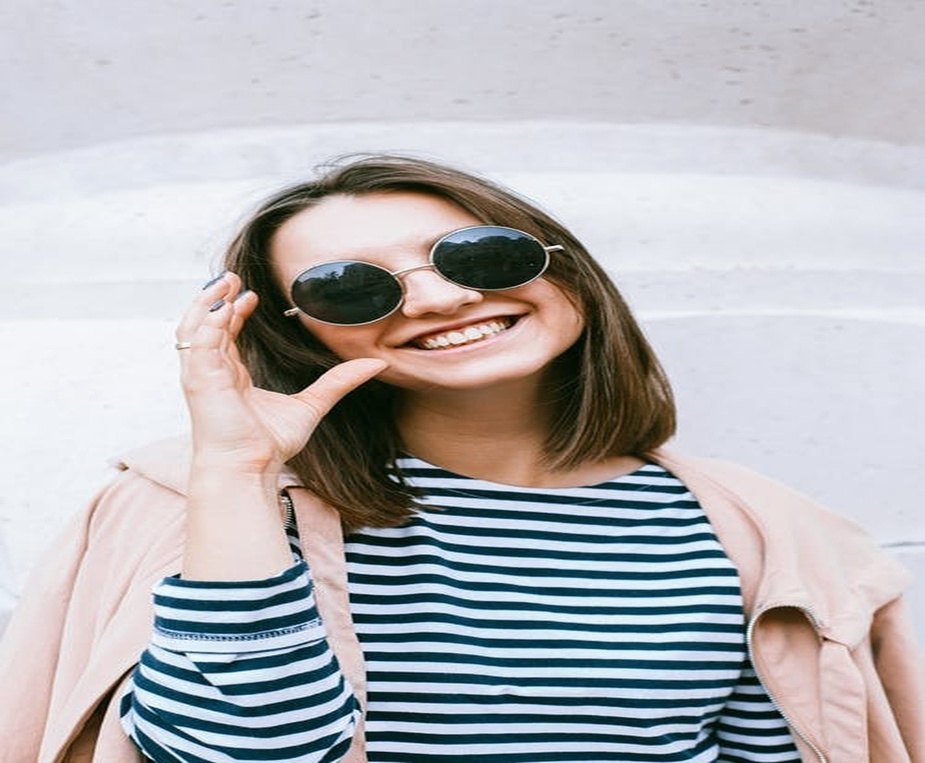
#> input picture images/1.jpeg, 925 x 763 px, shrunk from 1152 x 951 before the run, given in place of the camera
$ python Filter_Color.py
#> lines starting #> are read from the running program, lines starting #| are printed output that depends on the picture; after the words box and inside, x2 and y2 are one past the last pixel; in counts of white or black regions, pixels touching at a corner belong together
"""
    Filter color

    Color segmentation or color filtering is widely used in OpenCV for identifying
    specific object/regions having a specific color. The most widely used color
    space is RGB color space, it is called an additive color space as the three color
    shades add up to give color to the image. To identify a region of a specific color,
    put the threshold and create a mask to separate the different colors. HSV color
    space is much more useful fi=or this purpose as the colors in HSV space are much
    more localized thus can be easily separated. Color Filtering has many
    applications and uses cases such as Cryptography, infrared analysis, food
    preservation of perishable foods, etc. In such cases, the concepts of image
    processing can be used to find out or extract out region of a particular color.
    For color segmentation, all we need is the threshold values or the knowledge of
    the lower bound and upper bound range of color in one of the color space. It
    works best in the Hue-Saturation-Value color space.
    After specifying the range of color to be segmented, it is needed to create a mask
    accordingly and by using it, a particular region of interest can be separated out.
"""

import cv2
import numpy as np

cap = cv2.VideoCapture(0)

while(1):
    _, frame = cap.read()
#> frame is the input picture: shape (763, 925, 3); mean B, G, R 183.8, 180, 180.6
    # it convert the BGR color space of image to HSV color space
    hsv = cv2.cvtColor(frame, cv2.COLOR_BGR2HSV)
#> hsv: shape (763, 925, 3); mean H, S, V 89.5, 52.7, 194.2

    # threshold of blur in shv space
    lower_blue = np.array([60, 35, 140])
    upper_blue = np.array([180, 255, 255])

    # preparing the mask to overlay
    mask = cv2.inRange(hsv, lower_blue, upper_blue)
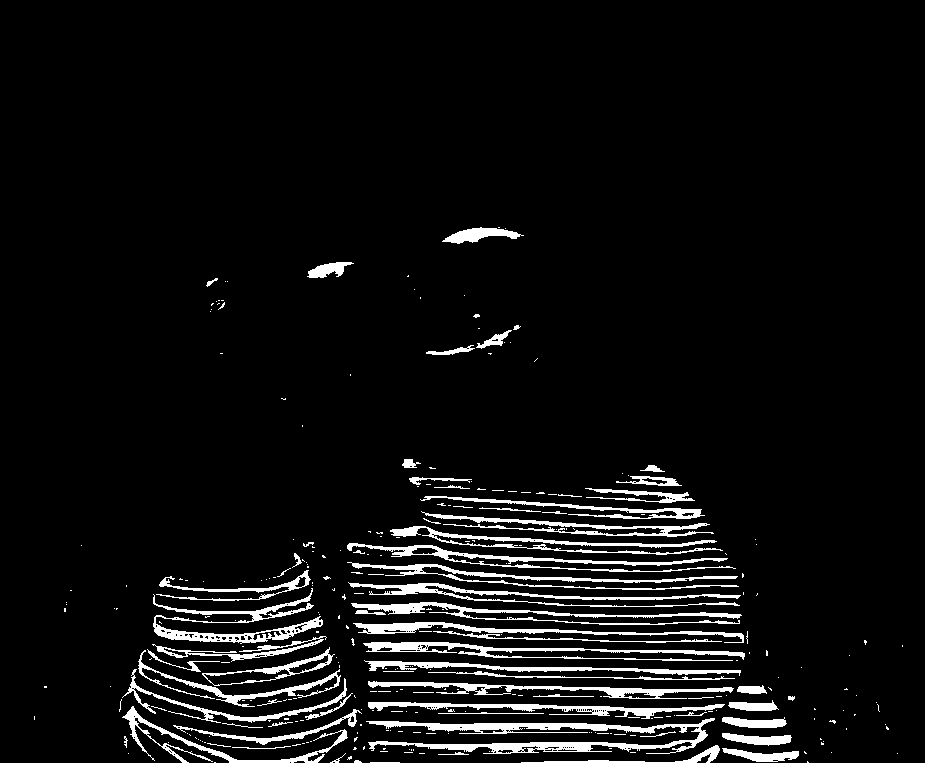
#> mask: shape (763, 925); 6.2% white; 304 white regions (234 under 20 px), largest, box (x1, y1, x2, y2) and area: (366, 718, 715, 754) 4116, (153, 588, 323, 644) 2277, (363, 642, 745, 661) 2054

    # the black region in the mask has the value of 6
    # so when multiplied with original image removes all ni=on-blue regions
    result = cv2.bitwise_and(frame, frame, mask = mask)
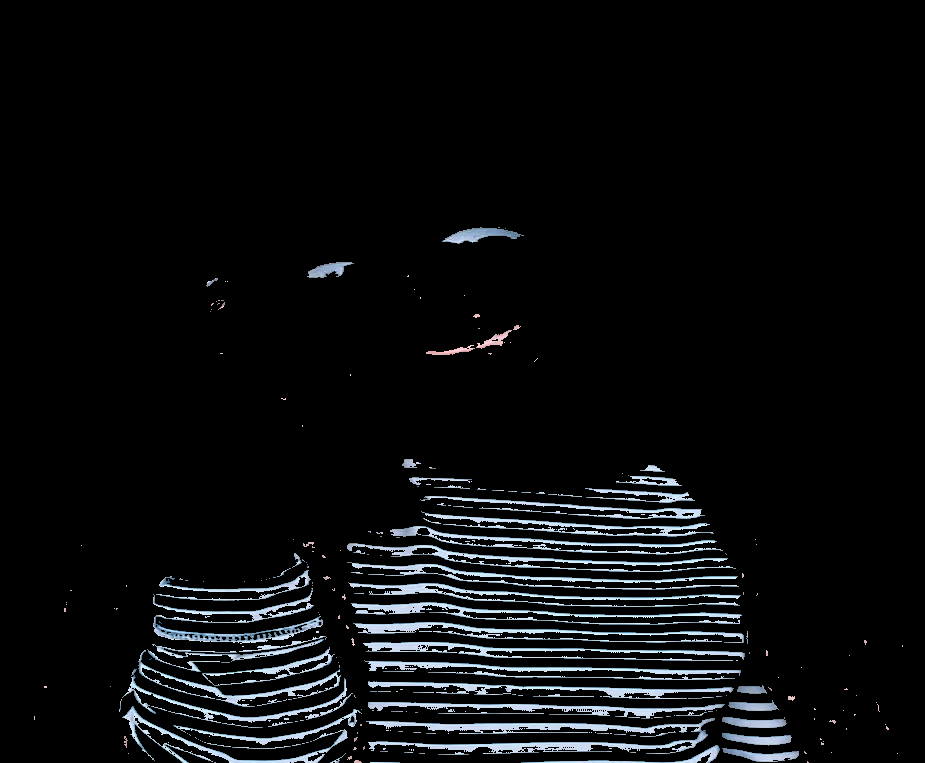
#> result: shape (763, 925, 3); mean B, G, R 13.8, 12.5, 11.2

    cv2.imshow("frame", frame)
    cv2.imshow("mask", mask)
    cv2.imshow("result", result)

    cv2.waitKey(0)

cv2.destroyAllWindows()
cap.release()

$ run again, on images/2.jpeg
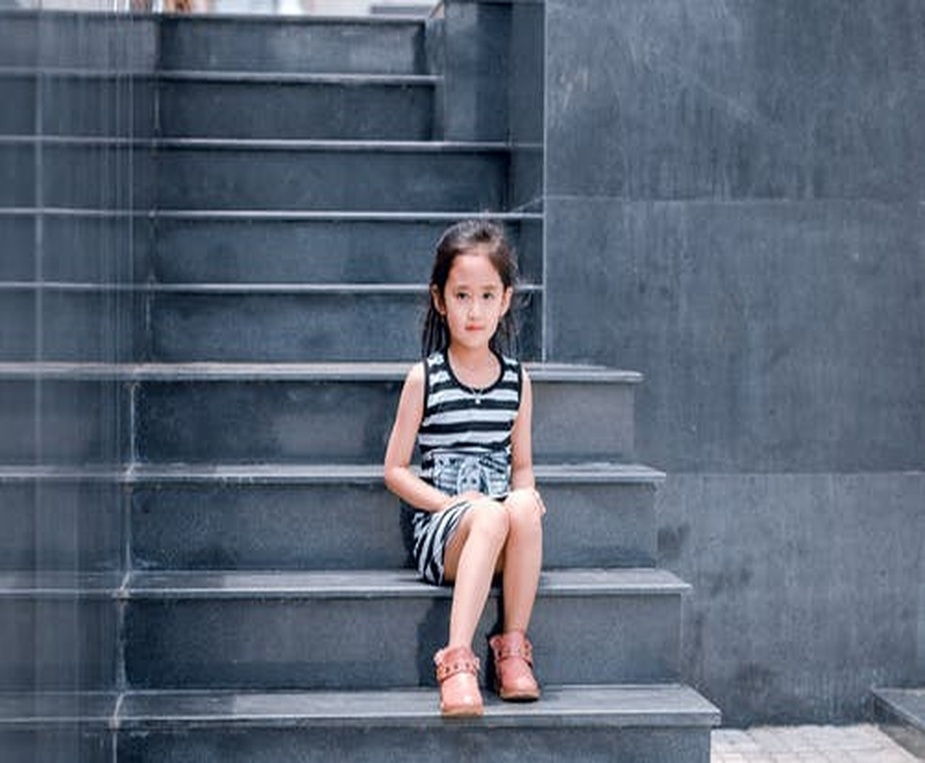
#> input picture images/2.jpeg, 925 x 763 px, shrunk from 1152 x 951 before the run, given in place of the camera
#> frame is the input picture: shape (763, 925, 3); mean B, G, R 116.7, 100.4, 89.8
#> hsv: shape (763, 925, 3); mean H, S, V 104.4, 73.9, 118.8
#> `mask = cv2.inRange(hsv, lower_blue, upper_blue)`:
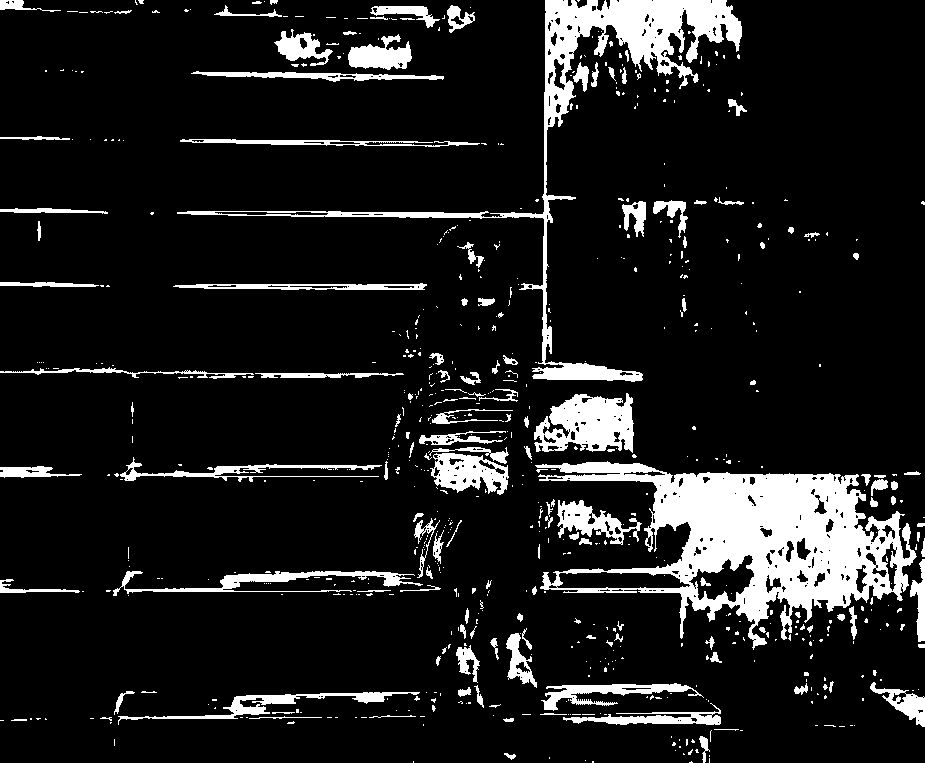
#> mask: shape (763, 925); 11.5% white; 691 white regions (550 under 20 px), largest, box (x1, y1, x2, y2) and area: (535, 461, 917, 650) 28481, (177, 0, 742, 382) 14101, (534, 393, 634, 453) 4007
#> `result = cv2.bitwise_and(frame, frame, mask = mask)`:
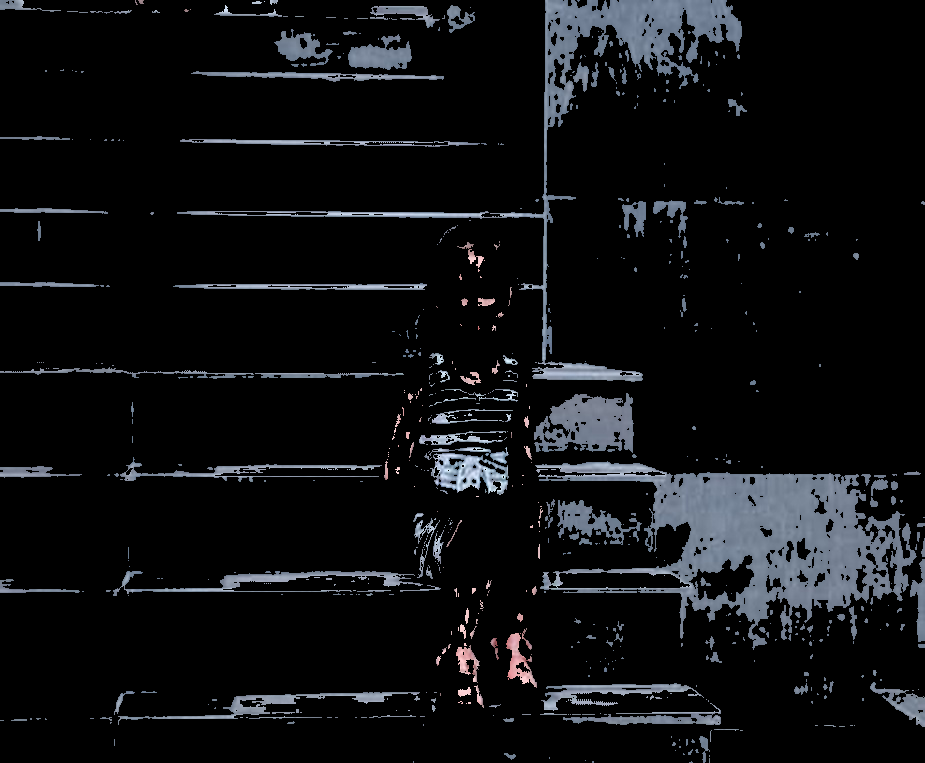
#> result: shape (763, 925, 3); mean B, G, R 18, 15.9, 14.7

$ run again, on images/3.jpeg
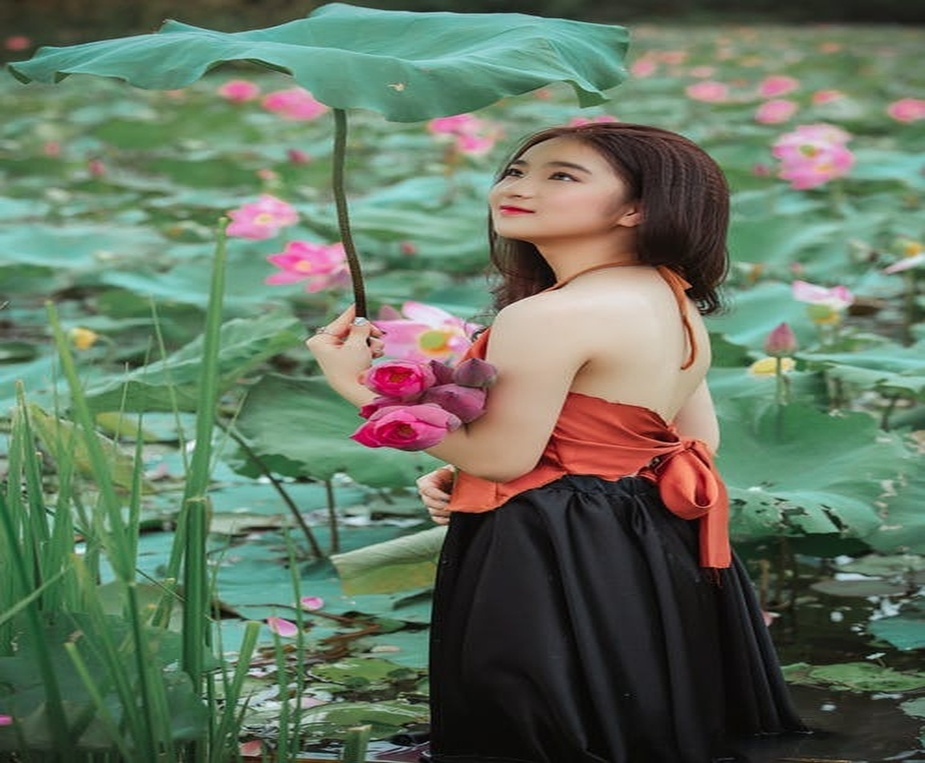
#> input picture images/3.jpeg, 925 x 763 px, shrunk from 1152 x 951 before the run, given in place of the camera
#> frame is the input picture: shape (763, 925, 3); mean B, G, R 96.8, 116, 100.4
#> hsv: shape (763, 925, 3); mean H, S, V 62.7, 75.9, 125.1
#> `mask = cv2.inRange(hsv, lower_blue, upper_blue)`:
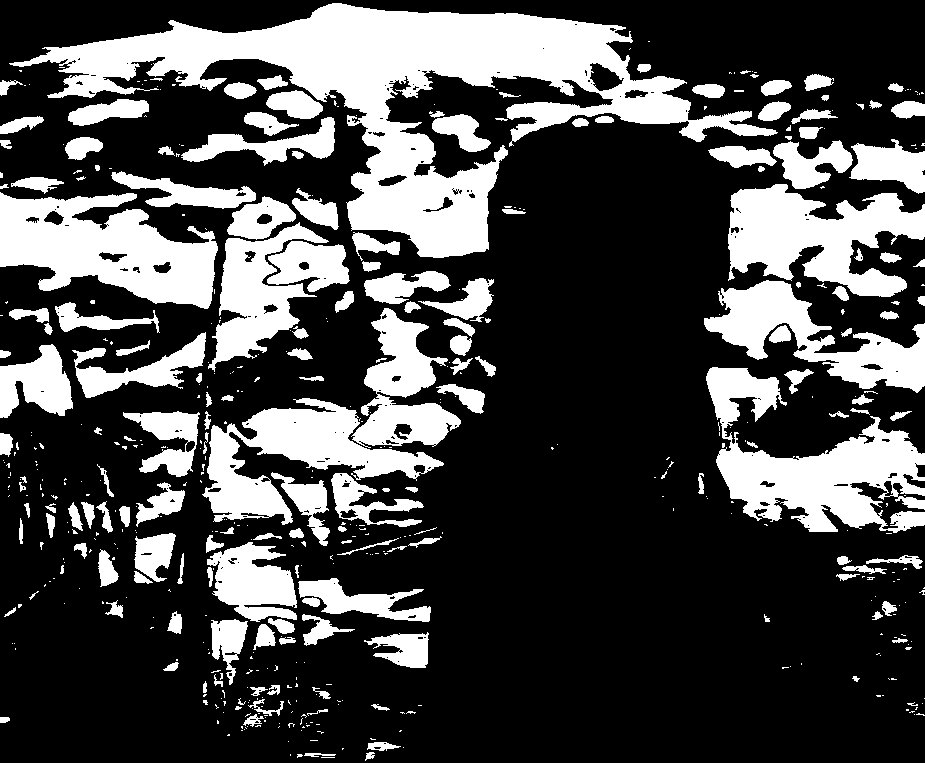
#> mask: shape (763, 925); 28.6% white; 523 white regions (346 under 20 px), largest, box (x1, y1, x2, y2) and area: (9, 3, 778, 258) 53227, (706, 367, 925, 533) 16151, (0, 192, 218, 309) 15256
#> `result = cv2.bitwise_and(frame, frame, mask = mask)`:
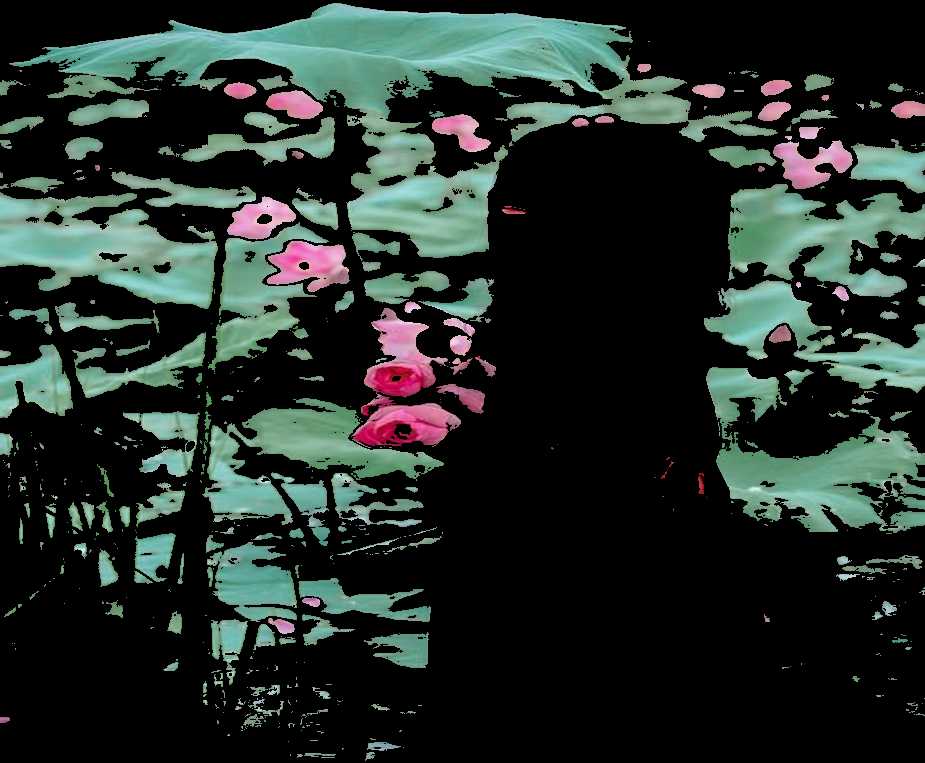
#> result: shape (763, 925, 3); mean B, G, R 42.3, 46.9, 36.6
